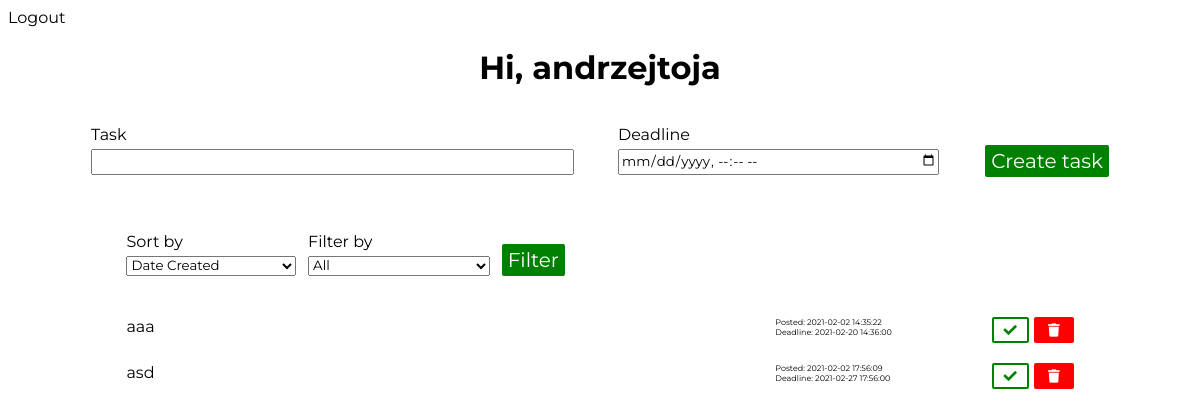
The page /menu (signed in) on the database as committed earlier.
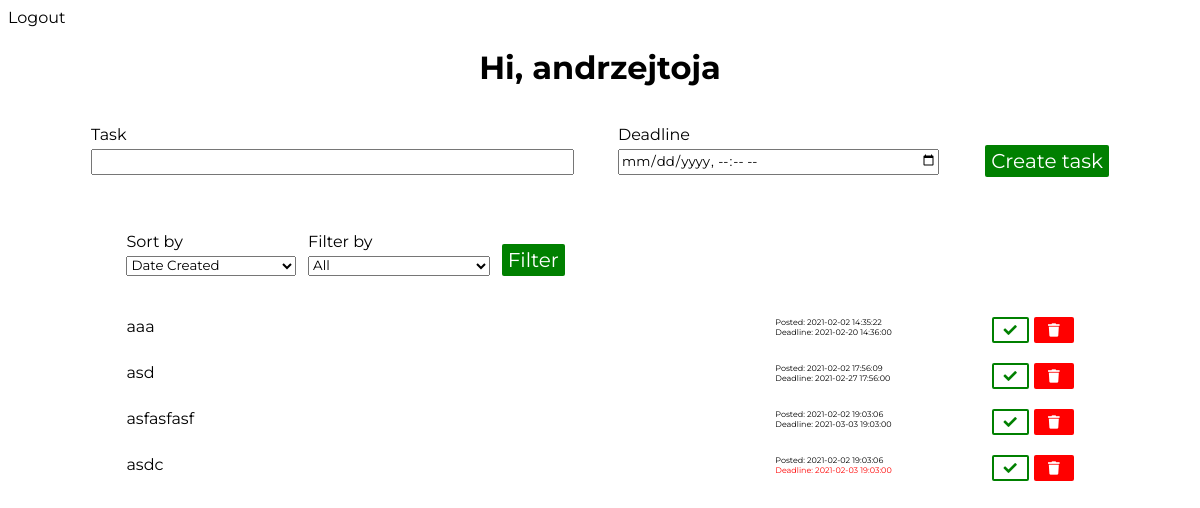
The same page on the database as committed later.
### app/models.py (models this page shows, shortened)
class User(UserMixin, db.Model):
    id = db.Column(db.Integer, primary_key=True)
    username = db.Column(db.String(64), index=True, unique=True)
    email = db.Column(db.String(64), index=True, unique=True)
    password_hash = db.Column(db.String(128))
    tasks = db.relationship('Task', backref='author', lazy='dynamic')
    authenticated = db.Column(db.Boolean, index=True, default=False)
    def get_tasks(self):
        return Task.query.filter_by(user_id=self.id)

class Task(db.Model):
    id = db.Column(db.Integer, primary_key=True)
    task = db.Column(db.String(140))
    timestamp = db.Column(db.DateTime, index=True, default=datetime.now())
    deadline = db.Column(db.DateTime, index=True)
    is_completed = db.Column(db.Boolean, default=False)
    user_id = db.Column(db.Integer, db.ForeignKey('user.id'))

### app/routes.py (the view)
@app.route('/menu', methods=['GET', 'POST'])
def menu():
    task_form = TaskForm()
    filter_form = FilterForm()
    tasks = current_user.get_tasks()
    if task_form.submit1.data and task_form.validate_on_submit():
        task = Task(task=task_form.task.data, deadline=task_form.deadline.data, author=current_user)
        db.session.add(task)
        db.session.commit()
        tasks = current_user.get_tasks()
        return redirect('menu')
    if filter_form.submit2.data and filter_form.validate_on_submit():
        tasks = current_user.get_tasks_filtered(filter_form.sort_by.data, filter_form.filter_by.data)
    return render_template('menu.html', user = current_user, form=task_form, filter_form=filter_form, tasks=tasks, date=datetime.now())

### app/forms.py (shortened to what this page needs)
class TaskForm(FlaskForm):
    task = StringField('Task', validators=[DataRequired()])
    deadline = DateTimeLocalField('Deadline', validators=[DataRequired()], format='%Y-%m-%dT%H:%M')
    submit1 = SubmitField('Create task')

class FilterForm(FlaskForm):
    sort_by = SelectField('Sort by', choices=['Date Created', 'Deadline'], validators=[])
    filter_by = SelectField('Filter by', choices=['All', 'Completed', "Uncompleted"], validators=[])
    submit2 = SubmitField('Filter')

### app/models.py (called while the page is built)
@login.user_loader
def load_user(id):
    return User.query.get(int(id))

### app/templates/menu.html (shortened to what this page needs)
<!DOCTYPE html>
<html lang="en">
<head>
    <link href="{{ url_for('static', filename='css/main.css') }}" rel="stylesheet">
    <link href="{{ url_for('static', filename='css/menu.css') }}" rel="stylesheet">
    <link rel="stylesheet" href="https://cdnjs.cloudflare.com/ajax/libs/font-awesome/5.15.2/css/all.min.css" />
</head>
<body>
    <nav class="navbar">
        <a class="logout" href={{ url_for("logout") }}>Logout</a>
    </nav>
    <header class="header">
        <h1>Hi, {{ user.username }}</h1>
    </header>
    <form action="" method="POST" class="add-task">
        <div class="task-form">
            <p class="task-input">
                {{ form.task.label }}
                {{ form.task(class_="form-elem input") }}
            </p>
            <p class="deadline">
                {{ form.deadline.label }}
                {{ form.deadline(class_="form-elem date-input", type="datetime-local") }}
            </p>
            <p class="submit-div">
                {{ form.submit1(class_="submit create") }}
            </p>
        </div>
    </form>
    <form action="" method="POST" class="select">
        <div class="filter-form">
            <p class="sort-by">
                {{ filter_form.sort_by.label }}
                {{ filter_form.sort_by(class_="form-elem") }}
            </p>
            <p class="filter-by">
                {{ filter_form.filter_by.label }}
                {{ filter_form.filter_by(class_="form-elem") }}
            </p>
            <p class="submit-filter">
                {{ filter_form.submit2(class_="submit filter") }}
            </p>
        </div>
    </form>
    <div class="tasks">
        {% for task in tasks %}
            <div class="task">
                <div class="task-value">
                    {% if task.is_completed %}
                        <s>{{ task.task }}</s>
                    {% else %}
                        {{ task.task }}
                    {% endif %}
                </div>
                <div class="dates">
                    <div class="date">
                        Posted: {{ task.timestamp.strftime("%Y-%m-%d %H:%M:%S") }}
                    </div>
                    {% if task.deadline.timestamp() - task.timestamp.timestamp() < 86400 %}
                    <div class="date alert">
                        Deadline: {{ task.deadline }}
                    </div>
                    {% else %}
                    <div class="date" color="red">
                        Deadline: {{ task.deadline }}
                    </div>
                    {% endif %}
                </div>
                <div class="complete">
                    <form action={{ "/change_status/" + task.id|string }}>
                        {% if task.is_completed %}
                            <button type="submit" class="not-completed"><i class="fas fa-times"></i></button>
                        {% else %}
                            <button type="submit" class="completed"><i class="fas fa-check"></i></button>
                        {% endif %}
                    </form>
                </div>
                <div class="del">
                    <form action={{ "/delete/" + task.id|string }}>
                        <button type="submit" class="delete"><i class="fas fa-trash"></i></button>
                    </form>
                </div>
            </div>
        {% endfor %}
    </div>
</body>
</html>

### app/static/css/main.css (style rules this page uses)
body, select, input, button { font-family: "Montserrat", serif }
.form-elem { margin-top: 5px; margin-bottom: 25px; width: 99%; }
.submit { background-color: green; border: none; color: white; font-family: "Montserrat", serif; font-size: 1.25rem; width: 100%; height: 2rem; border-radius: 2px; cursor: pointer; }

### app/static/css/menu.css (style rules this page uses)
.header { width: 90%; margin: auto; text-align: center; }
a { color: black; text-decoration: none; }
.task-form, .errors { display: flex; justify-content: space-around; width: 90%; margin: auto; }
.task-input { width: 45%; }
.deadline { width: 30%; }
.form-elem { height: 1.25rem; }
.create { margin-top: 20px; }
.date-input { padding-bottom: 2px; }
.tasks { width: 80%; margin: auto; }
.task { display: flex; margin-bottom: 20px; }
.task-value { flex: 3; }
.delete { align-self: flex-end; }
.dates { flex: 1; }
.date { font-size: 0.5rem; }
.delete { background-color: red; border: none; color: white; border-radius: 2px; padding: 5px 14px; }
.completed { background-color: white; border: 2px solid green; color: green; border-radius: 2px; padding: 3px 10px; margin-right: 5px; }
.filter-form { width: 80%; margin: auto; display: flex; }
.filter-by, .submit-filter { margin-left: 10px; }
.filter { margin-top: 12px; }
.alert { color: red; }

Rows that differ between the two databases and show on the page:
added Task: task "asfasfasf", timestamp "2021-02-02 19:03:06", deadline "2021-03-03 19:03:00", is_completed False (drawn)
added Task: task "asdc", timestamp "2021-02-02 19:03:06", deadline "2021-02-03 19:03:00", is_completed False (drawn)
